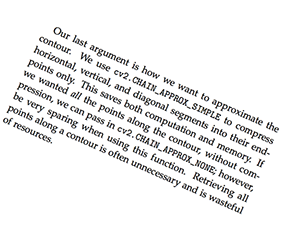
#> input picture PreProcessing/deskew_image/23.97.png, 308 x 247 px
$ python liner_and_PCA_methods.py 23.97.png
#> lines starting #> are read from the running program, lines starting #| are printed output that depends on the picture; after the words box and inside, x2 and y2 are one past the last pixel; in counts of white or black regions, pixels touching at a corner belong together
#!/bin/python

import numpy as np
import pylab as plt
from sklearn.decomposition import PCA
import cv2
import sys


def linear_fit(x, y):
	n = len(x)
	denom = n * sum(x**2) - sum(x)**2
	slope = (n*sum(x*y) - sum(x)*sum(y))/denom
	intercept = (sum(y) - slope*sum(x))/n
	return slope, intercept


def scale_data(x, y, hi, lo):
    x_scaled = (hi - lo)*(x - min(x))/(max(x) - min(x))
    y_scaled = (hi - lo)*(y - min(y))/(max(y) - min(y))
    return x_scaled, y_scaled


def correct_angle(angle):
	if angle < -45:
		angle = -(90 + angle)
	# otherwise, just take the inverse of the angle to make
	# it positive
	elif angle > 135:
		angle = -(angle - 180)
	else:
		angle = -angle
	return angle


img_filepath = sys.argv[1]

print("deskewing {}".format(img_filepath))
image = cv2.imread(img_filepath)
#> image is the input picture: shape (247, 308, 3); mean B, G, R 239.9, 239.8, 239.9
gray = cv2.cvtColor(image, cv2.COLOR_BGR2GRAY)
gray = cv2.bitwise_not(gray)
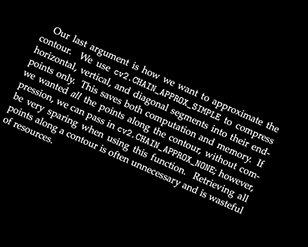
#> gray: shape (247, 308); min 0, max 255, mean 15.2
thresh = cv2.threshold(gray, 0, 255,cv2.THRESH_BINARY | cv2.THRESH_OTSU)[1]
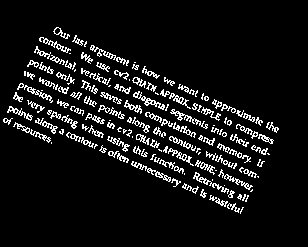
#> thresh: shape (247, 308); 8.3% white in thin lines or dots, all inside (x1, y1, x2, y2) = (3, 27, 279, 214)

#> (the run stopped early here; a loop or call above may not have finished)

$ run again, on PreProcessing/deskew_image/4.09.png
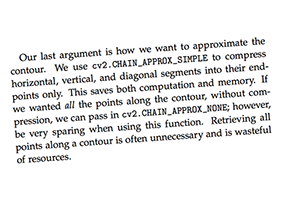
#> input picture PreProcessing/deskew_image/4.09.png, 303 x 214 px
#> image is the input picture: shape (214, 303, 3); mean B, G, R 237.4, 237.3, 237.4
#> `gray = cv2.bitwise_not(gray)`:
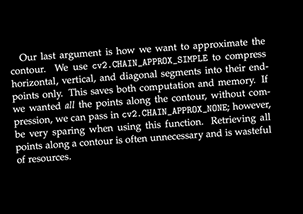
#> gray: shape (214, 303); min 0, max 255, mean 17.7
#> `thresh = cv2.threshold(gray, 0, 255,cv2.THRESH_BINARY | cv2.THRESH_OTS..`:
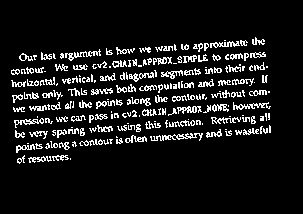
#> thresh: shape (214, 303); 9.8% white in thin lines or dots, all inside (x1, y1, x2, y2) = (11, 37, 271, 164)

$ run again, on PreProcessing/deskew_image/skewed_long_document.png
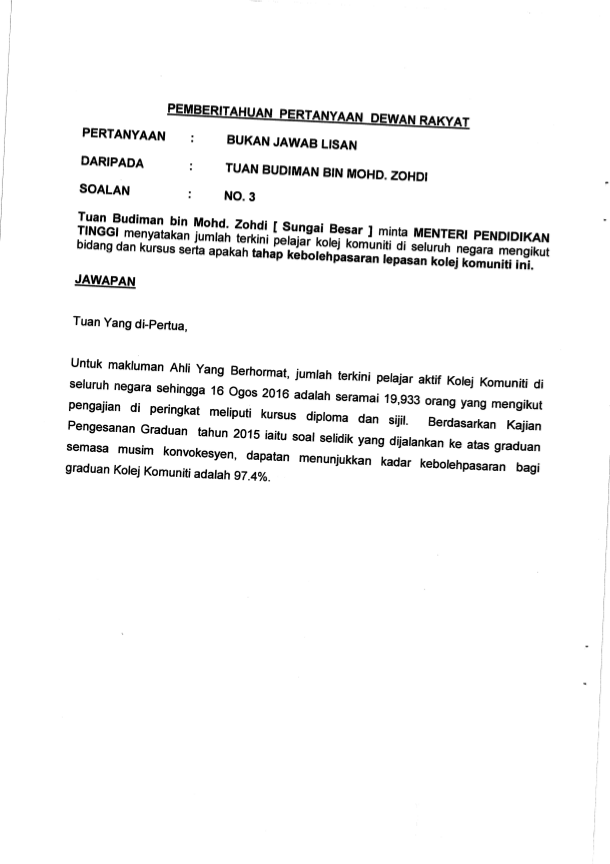
#> input picture PreProcessing/deskew_image/skewed_long_document.png, 610 x 864 px
#> image is the input picture: shape (864, 610, 3); min 0, max 255, mean 245.5
#> `gray = cv2.bitwise_not(gray)`:
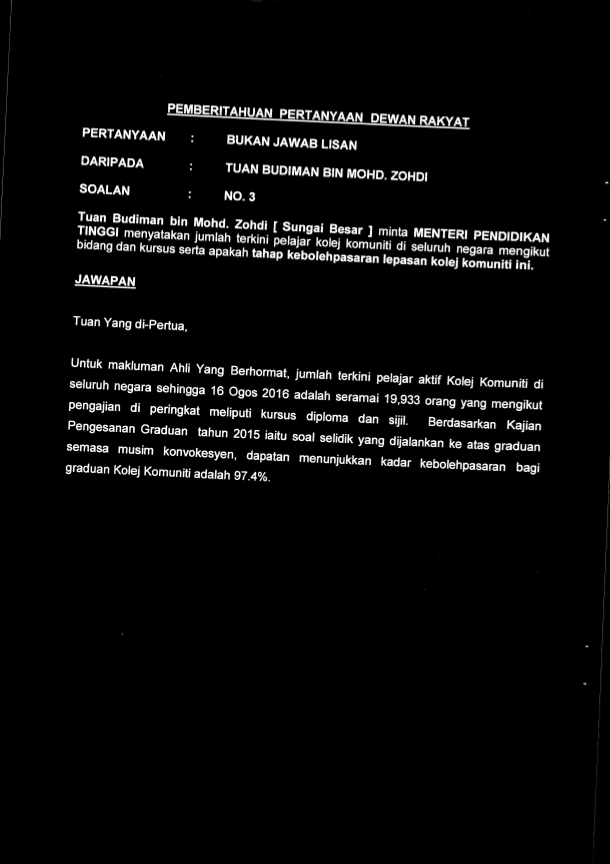
#> gray: shape (864, 610); min 0, max 255, mean 9.5
#> `thresh = cv2.threshold(gray, 0, 255,cv2.THRESH_BINARY | cv2.THRESH_OTS..`:
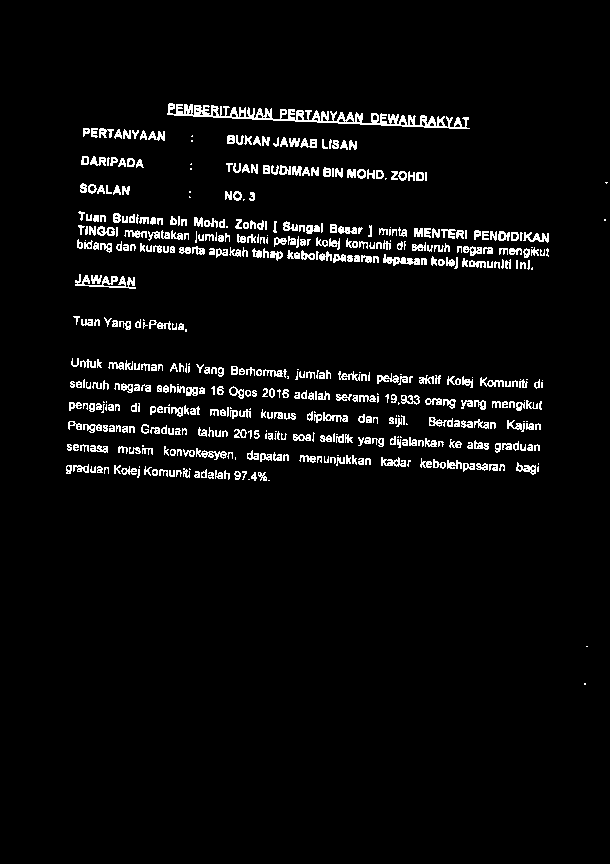
#> thresh: shape (864, 610); 4.3% white in thin lines or dots, all inside (x1, y1, x2, y2) = (66, 103, 608, 685)
